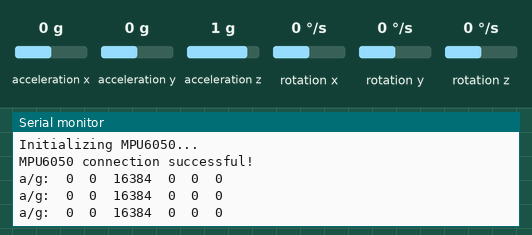
Recording of a sketch running on a simulated Arduino Uno, built with avr-gcc and run on an emulated ATmega328P. Shown: the last lines printed to the serial monitor. The inputs (shaded band) are chosen by the test bench; at power-on: acceleration x 0 g, acceleration y 0 g, acceleration z 1 g, rotation x 0 °/s, rotation y 0 °/s, rotation z 0 °/s.

Above: at 1.2 s.
1.3 s: acceleration x set to -1.4 g
At 1.9 s:
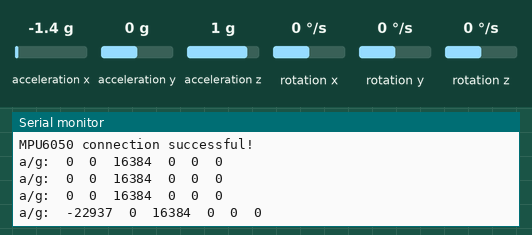
2.8 s: acceleration y set to -1.4 g
At 3.4 s:
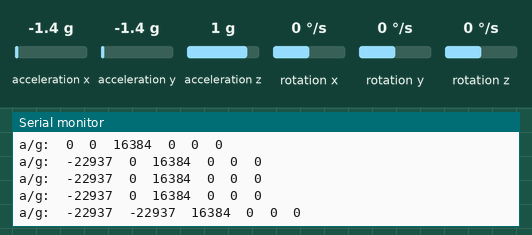
4.3 s: acceleration z set to -1.4 g
At 5.0 s:
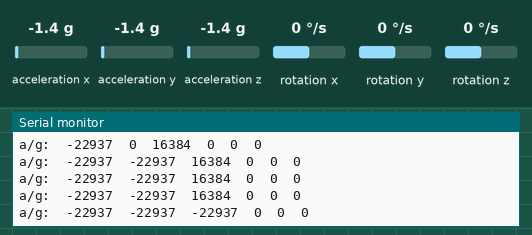
5.8 s: rotation x set to -192 °/s
At 6.5 s:
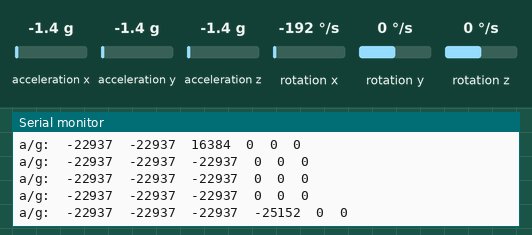
7.3 s: rotation y set to -192 °/s
At 8.0 s:
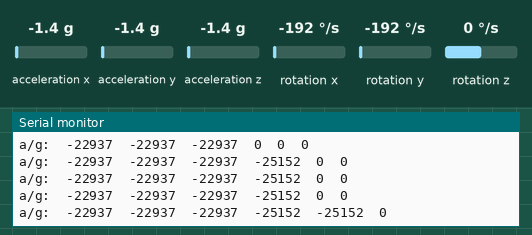

The sketch:

imu.ino
```cpp
#include <Wire.h>
#include <MPU6050.h>

MPU6050 mpu;

void setup() {
  Serial.begin(115200);
  Wire.begin();  // Uses default SDA (PB7), SCL (PB6)

  Serial.println("Initializing MPU6050...");
  mpu.initialize();

  if (mpu.testConnection()) {
    Serial.println("MPU6050 connection successful!");
  } else {
    Serial.println("MPU6050 connection failed!");
    while (1);
  }
}

void loop() {
  int16_t ax, ay, az;
  int16_t gx, gy, gz;

  mpu.getMotion6(&ax, &ay, &az, &gx, &gy, &gz);

  Serial.print("a/g:\t");
  Serial.print(ax); Serial.print("\t");
  Serial.print(ay); Serial.print("\t");
  Serial.print(az); Serial.print("\t");
  Serial.print(gx); Serial.print("\t");
  Serial.print(gy); Serial.print("\t");
  Serial.println(gz);

  delay(500);
}
```

Measured:
- after the input at 1.3 s, the serial monitor: prints a new line after 0.22 s (image 1)
- after the input at 2.8 s, the serial monitor: prints a new line after 0.23 s (image 2)
- after the input at 4.3 s, the serial monitor: prints a new line after 0.25 s (image 3)
- after the input at 5.8 s, the serial monitor: prints a new line after 0.26 s (image 4)
- after the input at 7.3 s, the serial monitor: prints a new line after 0.28 s (image 5)
